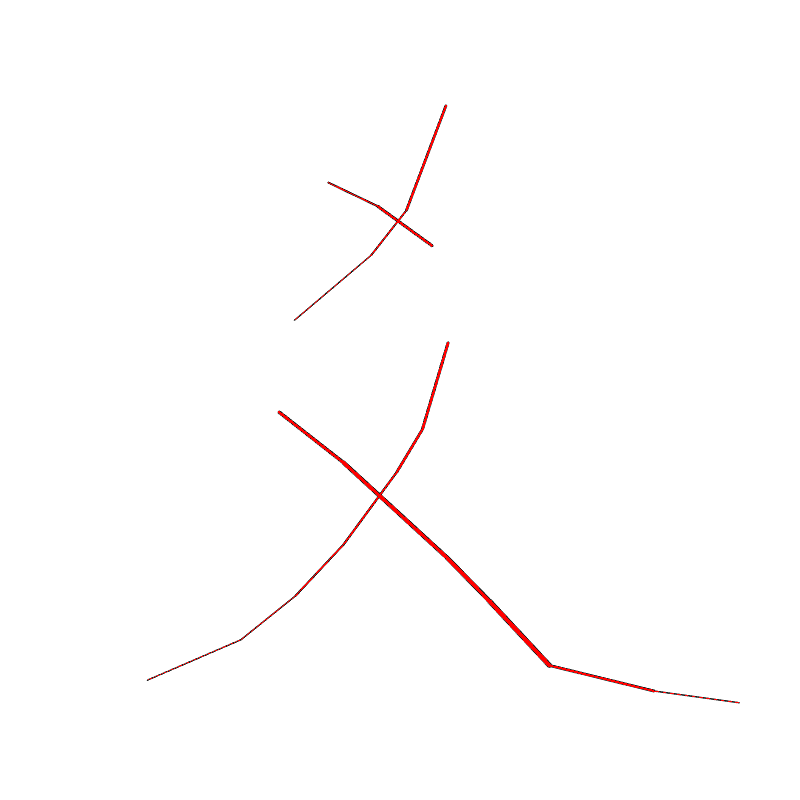
#> input picture kou.png, 800 x 800 px, found by its file name
$ python aka.py
#> lines starting #> are read from the running program, lines starting #| are printed output that depends on the picture; after the words box and inside, x2 and y2 are one past the last pixel; in counts of white or black regions, pixels touching at a corner belong together
import cv2
import numpy as np

def thicken_red_lines(input_path, output_path, thickness=5):
    """
    画像の赤色部分を検出して太くする関数
    :param input_path: 入力画像のパス
    :param output_path: 出力画像のパス
    :param thickness: 太くする度合い（数値が大きいほど太くなります）
    """
#> called with input_path = 'kou.png', output_path = 'output.jpg', thickness = 10
    # 画像の読み込み
    img = cv2.imread(input_path)
#> img is the input picture: shape (800, 800, 3); mean B, G, R 253.4, 253.4, 254.5

    if img is None:
        print(f"エラー: 画像が見つかりません ({input_path})")
        return

    # 色空間をBGRからHSVに変換（赤色の抽出をしやすくするため）
    hsv = cv2.cvtColor(img, cv2.COLOR_BGR2HSV)
#> hsv: shape (800, 800, 3); mean H, S, V 0, 1, 254.5

    # 赤色の範囲を定義 (HSV空間)
    # 赤色は色相(H)が0付近と180付近の両端にあるため、2つの範囲を定義します

    # 範囲1 (0〜10)
    lower_red1 = np.array([0, 70, 50])
    upper_red1 = np.array([10, 255, 255])

    # 範囲2 (170〜180)
    lower_red2 = np.array([170, 70, 50])
    upper_red2 = np.array([180, 255, 255])

    # 赤色領域のマスクを作成
    mask1 = cv2.inRange(hsv, lower_red1, upper_red1)
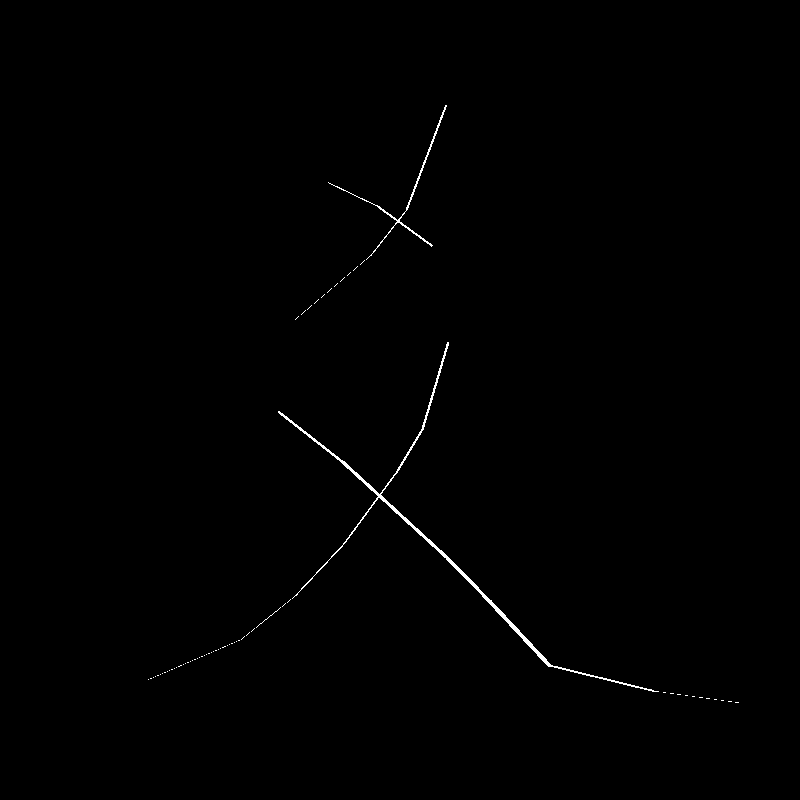
#> mask1: shape (800, 800); 0.41% white in thin lines or dots, all inside (x1, y1, x2, y2) = (148, 105, 739, 703)
    mask2 = cv2.inRange(hsv, lower_red2, upper_red2)
#> mask2: shape (800, 800); every value is 0
    mask = mask1 + mask2

    # 線の太さを調整するカーネルを作成
    kernel = np.ones((thickness, thickness), np.uint8)

    # マスク画像を膨張させる（これで線が太くなります）
    dilated_mask = cv2.dilate(mask, kernel, iterations=1)
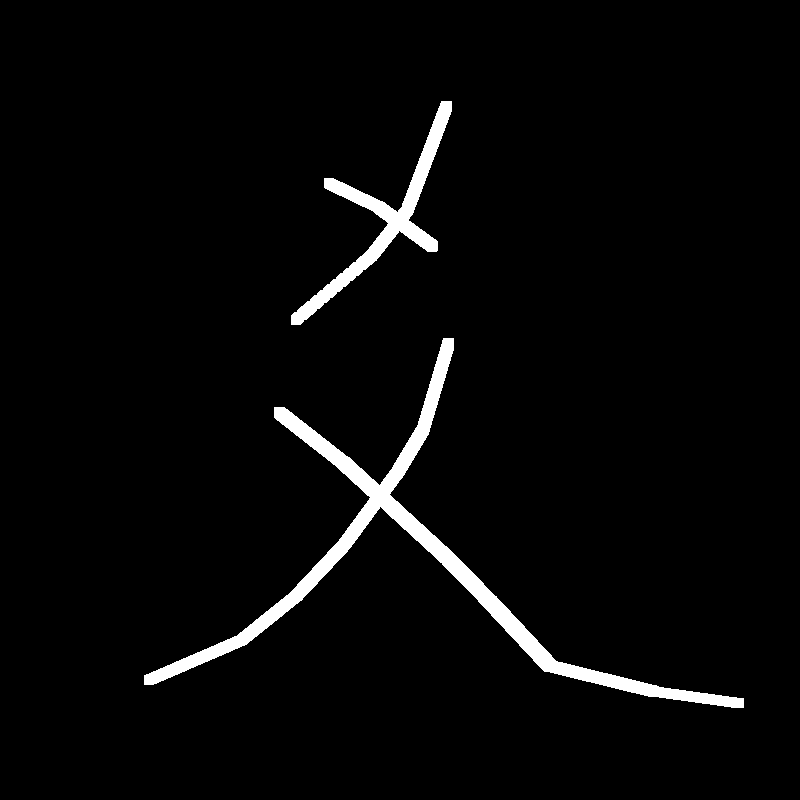
#> dilated_mask: shape (800, 800); 3.1% white; 2 white regions, box (x1, y1, x2, y2) and area: (144, 338, 744, 708) 14550, (291, 101, 452, 325) 5310

    # 結果画像の作成（元画像をコピー）
    result_img = img.copy()

    # 膨張させたマスクの部分を「赤色」で塗りつぶす
    # 色はBGR形式で指定 (青, 緑, 赤) -> (0, 0, 255)
    result_img[dilated_mask > 0] = [0, 0, 255]
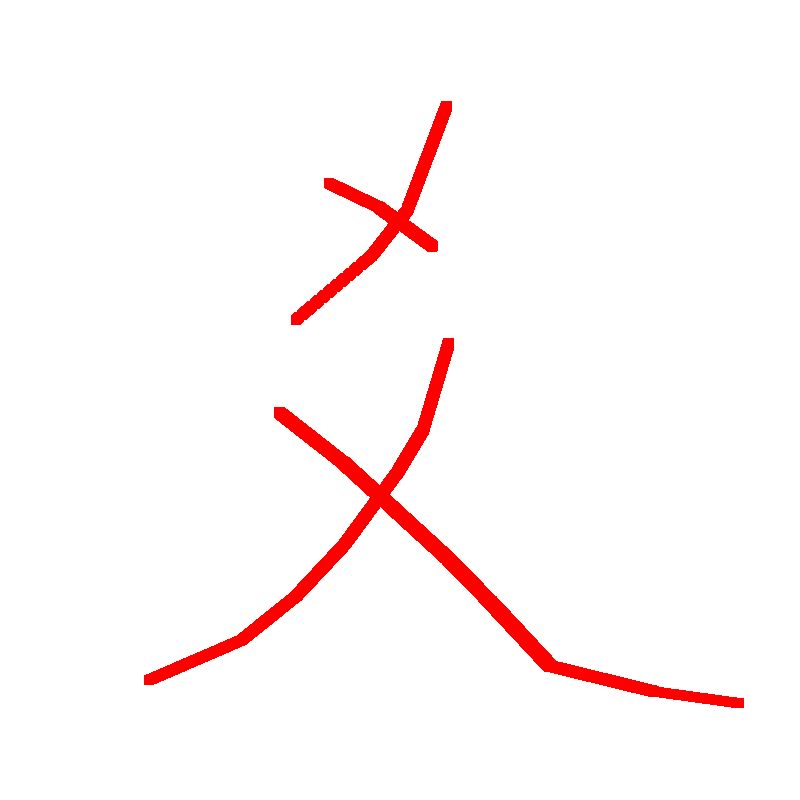
#> result_img: shape (800, 800, 3); 2.69% of pixels changed, all inside (x1, y1, x2, y2) = (144, 101, 744, 708)

    # 画像の保存
    cv2.imwrite(output_path, result_img)
    print(f"完了しました。保存先: {output_path}")

# --- 実行部分 ---
if __name__ == "__main__":
    # ここに入力ファイル名を指定してください
    input_file = "kou.png"   # 元の画像ファイル名
    output_file = "output.jpg" # 保存するファイル名

    # thicknessの値を変更すると太さが変わります（3, 5, 7...など）
    thicken_red_lines(input_file, output_file, thickness=10)
